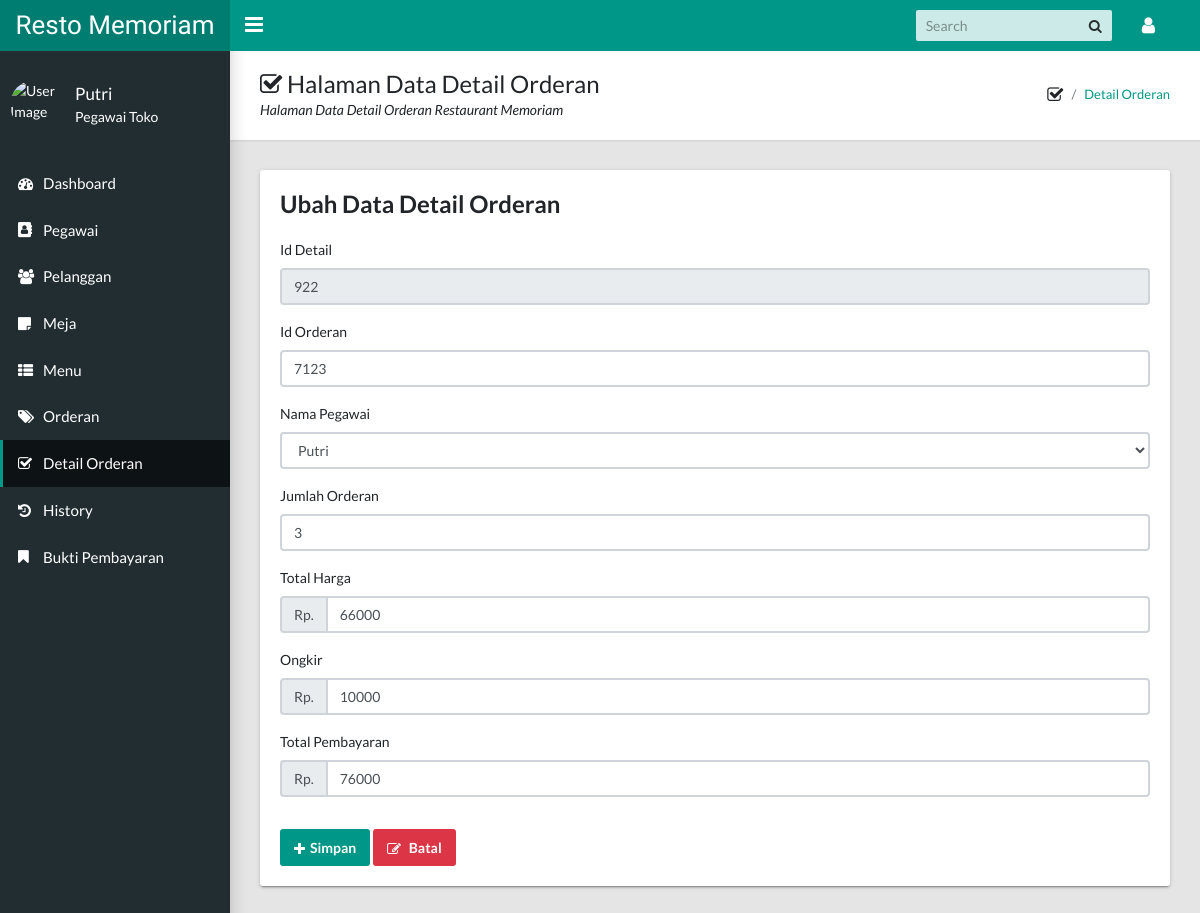
Page /admin/EditDetail.php?id_detail=922 (signed in) on the committed database.
### tables this page shows
CREATE TABLE `detail_orderan` (
  `id_detail` int(4) NOT NULL,
  `id_orderan` int(3) DEFAULT NULL,
  `id_pegawai` int(5) DEFAULT NULL,
  `jumlah_orderan` int(5) DEFAULT NULL,
  `total_harga` int(11) DEFAULT NULL,
  `ongkir` int(11) DEFAULT NULL,
  `total_pembayaran` int(11) DEFAULT NULL
);

### admin/fungsi.php (called while the page is built, shortened)
<?php
require('koneksi.php');
?>
<?php
function query($query){
    global $conn;
    $result = mysqli_query($conn,$query);
    $rows = [];
    while( $row = mysqli_fetch_assoc($result)){
        $rows[] = $row;
    }
    return $rows;
}
?>

### admin/EditDetail.php (the view, shortened to what this page needs)
<?php session_start();
if (!$_SESSION['nama_pegawai']){
  echo "<script> alert ('Anda Belum Login, Silahkan Login Dulu!!');
  window.location = 'login.php'</script>";
} else { ?>
<?php
include('header.php');
require 'fungsi.php';
$id = $_GET["id_detail"];
$rows = query("SELECT * FROM detail_orderan WHERE id_detail = $id")[0];
?>
<aside class="app-sidebar">
  <div class="app-sidebar__user">
    <img class="app-sidebar__user-avatar" src="https://brighterwriting.com/wp-content/uploads/icon-user-default.png"
      width="50" height="50" alt="User Image">
    <div>
      <p class="app-sidebar__user-name"><?php echo $_SESSION['nama_pegawai']; ?></p>
      <p class="app-sidebar__user-designation">Pegawai Toko</p>
    </div>
  </div>
  <ul class="app-menu">
    <li><a class="app-menu__item" href="index.php"><i class="app-menu__icon fa fa-dashboard"></i><span
          class="app-menu__label">Dashboard</span></a></li>
    <li><a class="app-menu__item" href="pegawai.php"><i class="app-menu__icon fa fa-address-book"></i><span
          class="app-menu__label">Pegawai</span></a></li>
    <li><a class="app-menu__item" href="pelanggan.php"><i class="app-menu__icon fa fa-users"></i><span
          class="app-menu__label">Pelanggan</span></a></li>
    <li><a class="app-menu__item" href="meja.php"><i class="app-menu__icon fa fa-sticky-note"></i><span
          class="app-menu__label">Meja</span></a></li>
    <li><a class="app-menu__item" href="menu.php"><i class="app-menu__icon fa fa-th-list"></i><span
          class="app-menu__label">Menu</span></a></li>
    <li><a class="app-menu__item" href="orderan.php"><i class="app-menu__icon fa fa-tags"></i><span
          class="app-menu__label">Orderan</span></a></li>
    <li><a class="app-menu__item active" href="detail_orderan.php"><i
          class="app-menu__icon fa fa-check-square-o"></i><span class="app-menu__label">Detail
          Orderan</span></a></li>
    <li><a class="app-menu__item" href="history.php"><i class="app-menu__icon fa fa-history"></i><span
          class="app-menu__label">History</span></a></li>
    <li><a class="app-menu__item" href="bukti-pembayaran.php"><i class="app-menu__icon fa fa-bookmark"></i><span
          class="app-menu__label">Bukti Pembayaran</span></a></li>
  </ul>
</aside>
<main class="app-content">
  <div class="app-title">
    <div>
      <h1><i class="fa fa-check-square-o"></i> Halaman Data Detail Orderan</h1>
      <p>Halaman Data Detail Orderan Restaurant Memoriam</p>
    </div>
    <ul class="app-breadcrumb breadcrumb">
      <li class="breadcrumb-item"><i class="fa fa-check-square-o fa-lg"></i></li>
      <li class="breadcrumb-item"><a href="#">Detail Orderan</a></li>
    </ul>
  </div>
  <div class="row">
    <div class="col-md-12">
      <div class="tile">
        <h3 class="tile-title">Ubah Data Detail Orderan</h3>
        <form action="" method="post">
          <table>
            <div class="form-group">
              <label for="id_detail">Id Detail</label>
              <input type="text" class="form-control" name="id_detail" value="<?= $rows["id_detail"] ?>" readonly>
            </div>
            <div class="form-group">
              <label for="id_orderan">Id Orderan</label>
              <input type="text" class="form-control" name="id_orderan" placeholder="Masukan Id Orderan"
                value="<?= $rows["id_orderan"] ?>">
            </div>
            <div class="form-group">
              <label>Nama Pegawai</label>
              <select name="id_pegawai" id="id_pegawai" class="form-control">
                <?php
                $row_pelanggan = mysqli_query($conn, "SELECT * FROM pegawai");
                while ($row = mysqli_fetch_array($row_pelanggan)) {
                    $nama = $_SESSION['nama_pegawai'];
                    $selected = ($nama == $row['nama_pegawai']) ? "selected" : "";
                    echo "<option value='$row[id_pegawai]' $selected>$row[nama_pegawai]</option>";
                }
                ?>
              </select>
            </div>
            <div class="form-group">
              <label for="jumlah_orderan">Jumlah Orderan</label>
              <input type="text" class="form-control" name="jumlah_orderan" placeholder="Masukan Jumlah Orderan"
                value="<?= $rows["jumlah_orderan"] ?>">
            </div>
            <div class="form-group">
              <label for="total_harga">Total Harga</label>
              <div class="input-group mb-2">
                <div class="input-group-prepend">
                  <div class="input-group-text">Rp.</div>
                </div>
                <input type="text" class="form-control" name=total_harga placeholder="Masukan Total Harga"
                  value="<?= $rows["total_harga"] ?>">
              </div>
            </div>
            <div class="form-group">
              <label for="ongkir">Ongkir</label>
              <div class="input-group mb-2">
                <div class="input-group-prepend">
                  <div class="input-group-text">Rp.</div>
                </div>
                <input type="text" class="form-control" name=ongkir placeholder="Masukan Total Ongkir"
                  value="<?= $rows["ongkir"] ?>">
              </div>
            </div>
            <div class="form-group">
              <label for="total_pembayaran">Total Pembayaran</label>
              <div class="input-group mb-2">
                <div class="input-group-prepend">
                  <div class="input-group-text">Rp.</div>
                </div>
                <input type="text" class="form-control" name=total_pembayaran placeholder="Masukan Total Pembayaran"
                  value="<?= $rows["total_pembayaran"] ?>">
              </div>
            </div>
          </table>
          <button type="submit" name="submit" class="btn btn-primary mt-3"><span><i
                class="fa fa-plus"></i>Simpan</button>
          <a href="detail_orderan.php" onclick=" return confirm ('Apakah anda ingin membatal data ini?');"><button
              type="button" class="btn btn-danger mt-3">
              <span><i class="fa fa-pencil-square-o"></i> Batal</button></span></a>
        </form>
      </div>
    </div>
  </div>
  <?php } ?>
  <?php
include('footer.php');
?>

### rows in the picture
detail_orderan: id_detail "922", id_orderan "7123", jumlah_orderan "3", total_harga "66000", ongkir "10000", total_pembayaran "76000"

### other values in the picture
$_SESSION['nama_pegawai'] "Putri"
form field id_pegawai "Putri"
